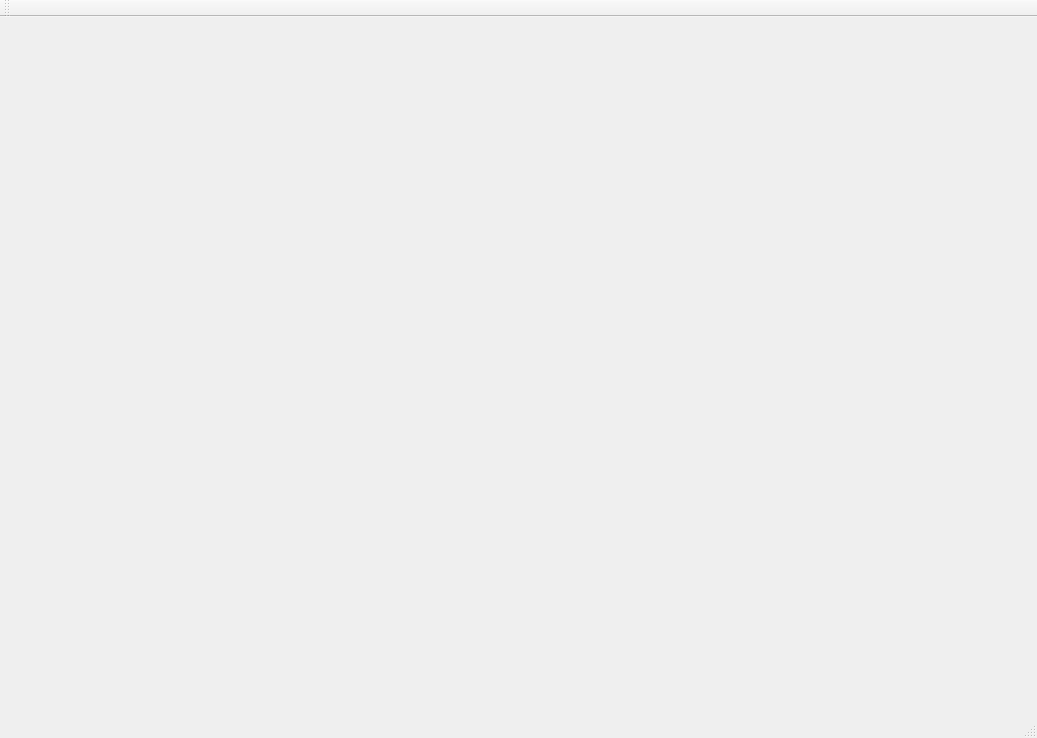
<?xml version="1.0" encoding="UTF-8"?>
<ui version="4.0">
 <class>QCustomPlotExampleClass</class>
 <widget class="QMainWindow" name="QCustomPlotExampleClass">
  <property name="geometry">
   <rect>
    <x>0</x>
    <y>0</y>
    <width>1037</width>
    <height>738</height>
   </rect>
  </property>
  <property name="windowTitle">
   <string>QCustomPlotExample</string>
  </property>
  <widget class="QWidget" name="centralWidget">
   <widget class="QCustomPlot" name="widget" native="true">
    <property name="geometry">
     <rect>
      <x>20</x>
      <y>10</y>
      <width>971</width>
      <height>661</height>
     </rect>
    </property>
   </widget>
  </widget>
  <widget class="QMenuBar" name="menuBar">
   <property name="geometry">
    <rect>
     <x>0</x>
     <y>0</y>
     <width>1037</width>
     <height>26</height>
    </rect>
   </property>
  </widget>
  <widget class="QToolBar" name="mainToolBar">
   <attribute name="toolBarArea">
    <enum>TopToolBarArea</enum>
   </attribute>
   <attribute name="toolBarBreak">
    <bool>false</bool>
   </attribute>
  </widget>
  <widget class="QStatusBar" name="statusBar"/>
 </widget>
 <layoutdefault spacing="6" margin="11"/>
 <customwidgets>
  <customwidget>
   <class>QCustomPlot</class>
   <extends>QWidget</extends>
   <header location="global">qcustomplot.h</header>
   <container>1</container>
  </customwidget>
 </customwidgets>
 <resources>
  <include location="qcustomplotexample.qrc"/>
 </resources>
 <connections/>
</ui>
